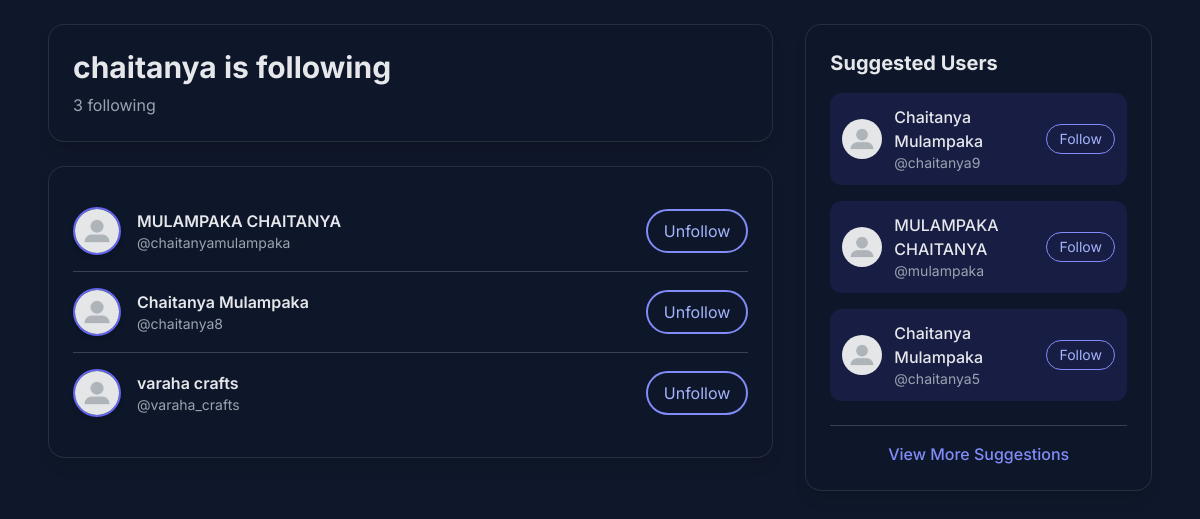
/u/1/following/ (signed in), run on the app's committed database.
### app/models.py (models this page shows, shortened)
class Profile(models.Model):
    user = models.OneToOneField(User, on_delete=models.CASCADE)
    profile_image = models.ImageField(upload_to='profile_photos/', default='profile_photos/default.jpg')
    bio = models.TextField(blank=True)
    followers = models.ManyToManyField(User, related_name='following', blank=True)

### app/views.py (the view)
# urls.py: path('u/<int:user_id>/following/', views.following_list, name='following_list'),
@login_required
def following_list(request, user_id):
    target_user = get_object_or_404(User, id=user_id)
    target_profile, created = Profile.objects.get_or_create(user=target_user)
    if created:
        target_profile.save()
    following_profiles = target_user.following.select_related('user').all()
    current_user_following = request.user.following.all()
    suggested_users = User.objects.exclude(id=request.user.id).exclude(profile__in=current_user_following)[:5]
    context = {
        'target_user': target_user,
        'following_profiles': following_profiles,
        'suggested_users': suggested_users,
    }
    return render(request, 'following_list.html', context)

### app/templates/following_list.html (shortened to what this page needs)
<!DOCTYPE html>
<html lang="en">
<head>
    <script src="https://cdn.tailwindcss.com"></script>
</head>
<body class="min-h-screen" style="background-color: #0f172a; color: #e2e8f0;">
    <div class="max-w-6xl mx-auto p-6">
        <div class="grid grid-cols-1 lg:grid-cols-3 gap-8">
            <div class="lg:col-span-2">
                <div class="glassmorphism rounded-2xl shadow-lg p-6 mb-6">
                    <h1 class="text-3xl font-bold text-gray-200 mb-2">{{ target_user.username }} is following</h1>
                    <p class="text-gray-400">{{ following_profiles.count }} following</p>
                </div>
                <div class="glassmorphism rounded-2xl shadow-lg p-6">
                    {% for profile in following_profiles %}
                    <div class="py-4 flex items-center justify-between border-b border-gray-700 last:border-b-0">
                        <div class="flex items-center gap-4">
                            <img src="{{ profile.user.profile.profile_image.url }}" class="w-12 h-12 rounded-full object-cover border-2 border-indigo-500 shadow-md" alt="{{ profile.user.username }} avatar" />
                            <div>
                                <div class="font-semibold text-gray-200">{{ profile.user.get_full_name|default:profile.user.username }}</div>
                                <div class="text-sm text-gray-400">@{{ profile.user.username }}</div>
                            </div>
                        </div>
                        {% if request.user != profile.user %}
                        <a href="{% url 'follow_toggle' profile.user.id %}" class="px-4 py-2 rounded-full border-2 text-indigo-300 border-indigo-400 hover:bg-indigo-900/30 hover:border-indigo-300 transition-all">
                            {% if request.user in profile.followers.all %}Unfollow{% else %}Follow{% endif %}
                        </a>
                        {% endif %}
                    </div>
                    {% empty %}
                    <div class="py-12 text-center text-gray-400">
                        <div class="text-6xl mb-4">👀</div>
                        <div class="text-xl font-medium">Not following anyone yet</div>
                        <div class="text-sm mt-2">When {{ target_user.username }} follows people, they'll appear here</div>
                    </div>
                    {% endfor %}
                </div>
            </div>
            <div class="lg:col-span-1">
                <div class="glassmorphism rounded-2xl shadow-lg p-6 sticky top-6">
                    <h2 class="text-xl font-bold text-gray-200 mb-4">Suggested Users</h2>
                    <div class="space-y-4">
                        {% for user in suggested_users %}
                        <div class="flex items-center justify-between p-3 rounded-xl bg-indigo-900/30 hover:bg-indigo-900/50 transition-all">
                            <div class="flex items-center gap-3">
                                <img src="{{ user.profile.profile_image.url }}" class="w-10 h-10 rounded-full object-cover" alt="{{ user.username }} avatar" />
                                <div>
                                    <div class="font-medium text-gray-200">{{ user.get_full_name|default:user.username }}</div>
                                    <div class="text-sm text-gray-400">@{{ user.username }}</div>
                                </div>
                            </div>
                            <a href="{% url 'follow_toggle' user.id %}" class="px-3 py-1 rounded-full text-sm border border-indigo-400 text-indigo-300 hover:bg-indigo-900/50 transition-all">
                                Follow
                            </a>
                        </div>
                        {% empty %}
                        <div class="text-center text-gray-400 py-4">
                            <div class="text-2xl mb-2">✨</div>
                            <div class="text-sm">No suggestions available</div>
                        </div>
                        {% endfor %}
                    </div>
                    <div class="mt-6 pt-4 border-t border-gray-700">
                        <a href="{% url 'user_suggestions' %}" class="block text-center text-indigo-400 hover:text-indigo-300 font-medium">
                            View More Suggestions
                        </a>
                    </div>
                </div>
            </div>
        </div>
    </div>
</body>
</html>

### app/templates/following_list.html (style rules this page uses)
body { font-family: 'Inter', sans-serif; }
.glassmorphism { background: rgba(15, 23, 42, 0.7); backdrop-filter: blur(10px); -webkit-backdrop-filter: blur(10px); border: 1px solid rgba(255, 255, 255, 0.1); }

### data on the page
Profile: user.profile.profile_image (placeholder picture), user.get_full_name "MULAMPAKA CHAITANYA", user.username "chaitanyamulampaka", shows "Unfollow"
Profile: user.profile.profile_image (placeholder picture), user.get_full_name "Chaitanya Mulampaka", user.username "chaitanya8", shows "Unfollow"
Profile: user.profile.profile_image (placeholder picture), user.get_full_name "varaha crafts", user.username "varaha_crafts", shows "Unfollow"

### other printed values
{{ target_user.username }} "chaitanya"
{{ following_profiles.count }} "3"
{{ user.get_full_name|default:user.username }} "Chaitanya Mulampaka"
{{ user.username }} "chaitanya9"
{{ user.get_full_name|default:user.username }} "MULAMPAKA CHAITANYA"
{{ user.username }} "mulampaka"
{{ user.username }} "chaitanya5"
